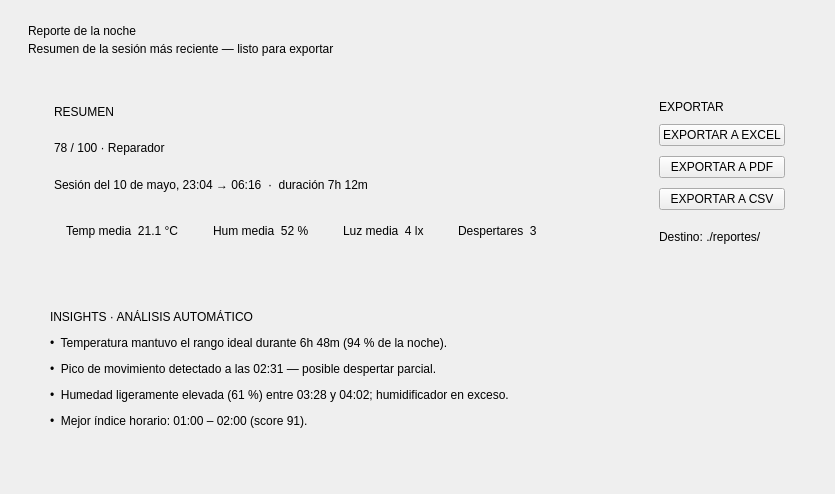
      <widget class="QWidget" name="pageReporte">
       <layout class="QVBoxLayout" name="repLayout">
        <property name="leftMargin"><number>28</number></property><property name="topMargin"><number>24</number></property>
        <property name="rightMargin"><number>28</number></property><property name="bottomMargin"><number>24</number></property>
        <property name="spacing"><number>22</number></property>

        <item>
         <layout class="QVBoxLayout"><property name="spacing"><number>4</number></property>
          <item><widget class="QLabel" name="lblRepTitle"><property name="text"><string>Reporte de la noche</string></property><property name="role" stdset="0"><string>pageH1</string></property></widget></item>
          <item><widget class="QLabel" name="lblRepSub"><property name="text"><string>Resumen de la sesión más reciente — listo para exportar</string></property><property name="role" stdset="0"><string>pageSub</string></property></widget></item>
         </layout>
        </item>

        <item>
         <layout class="QHBoxLayout" name="repTop"><property name="spacing"><number>22</number></property>
          <item>
           <widget class="QFrame" name="repResumen"><property name="role" stdset="0"><string>page-card</string></property>
            <layout class="QVBoxLayout"><property name="leftMargin"><number>26</number></property><property name="topMargin"><number>22</number></property><property name="rightMargin"><number>26</number></property><property name="bottomMargin"><number>22</number></property><property name="spacing"><number>14</number></property>
             <item><widget class="QLabel"><property name="text"><string>RESUMEN</string></property><property name="role" stdset="0"><string>cardTitle</string></property></widget></item>
             <item><widget class="QLabel" name="lblRepScore"><property name="text"><string>78 / 100 · Reparador</string></property><property name="role" stdset="0"><string>numBig</string></property></widget></item>
             <item><widget class="QLabel" name="lblRepFecha"><property name="text"><string>Sesión del 10 de mayo, 23:04 → 06:16  ·  duración 7h 12m</string></property><property name="role" stdset="0"><string>pageSub</string></property></widget></item>
             <item><spacer name="repSp1"><property name="orientation"><enum>Qt::Vertical</enum></property><property name="sizeType"><enum>QSizePolicy::Fixed</enum></property><property name="sizeHint" stdset="0"><size><width>20</width><height>8</height></size></property></spacer></item>
             <item><layout class="QHBoxLayout"><property name="spacing"><number>10</number></property>
              <item><widget class="QFrame"><property name="role" stdset="0"><string>chip</string></property><layout class="QHBoxLayout"><property name="leftMargin"><number>12</number></property><property name="topMargin"><number>6</number></property><property name="rightMargin"><number>12</number></property><property name="bottomMargin"><number>6</number></property><item><widget class="QLabel"><property name="text"><string>Temp media  21.1 °C</string></property><property name="role" stdset="0"><string>chipText</string></property></widget></item></layout></widget></item>
              <item><widget class="QFrame"><property name="role" stdset="0"><string>chip</string></property><layout class="QHBoxLayout"><property name="leftMargin"><number>12</number></property><property name="topMargin"><number>6</number></property><property name="rightMargin"><number>12</number></property><property name="bottomMargin"><number>6</number></property><item><widget class="QLabel"><property name="text"><string>Hum media  52 %</string></property><property name="role" stdset="0"><string>chipText</string></property></widget></item></layout></widget></item>
              <item><widget class="QFrame"><property name="role" stdset="0"><string>chip</string></property><layout class="QHBoxLayout"><property name="leftMargin"><number>12</number></property><property name="topMargin"><number>6</number></property><property name="rightMargin"><number>12</number></property><property name="bottomMargin"><number>6</number></property><item><widget class="QLabel"><property name="text"><string>Luz media  4 lx</string></property><property name="role" stdset="0"><string>chipText</string></property></widget></item></layout></widget></item>
              <item><widget class="QFrame"><property name="role" stdset="0"><string>chip</string></property><layout class="QHBoxLayout"><property name="leftMargin"><number>12</number></property><property name="topMargin"><number>6</number></property><property name="rightMargin"><number>12</number></property><property name="bottomMargin"><number>6</number></property><item><widget class="QLabel"><property name="text"><string>Despertares  3</string></property><property name="role" stdset="0"><string>chipText</string></property></widget></item></layout></widget></item>
              <item><spacer><property name="orientation"><enum>Qt::Horizontal</enum></property><property name="sizeHint" stdset="0"><size><width>40</width><height>20</height></size></property></spacer></item>
             </layout></item>
            </layout>
           </widget>
          </item>

          <item>
           <widget class="QFrame" name="repAcciones"><property name="role" stdset="0"><string>page-card</string></property><property name="maximumSize"><size><width>320</width><height>16777215</height></size></property>
            <layout class="QVBoxLayout"><property name="leftMargin"><number>22</number></property><property name="topMargin"><number>22</number></property><property name="rightMargin"><number>22</number></property><property name="bottomMargin"><number>22</number></property><property name="spacing"><number>10</number></property>
             <item><widget class="QLabel"><property name="text"><string>EXPORTAR</string></property><property name="role" stdset="0"><string>cardTitle</string></property></widget></item>
             <item><widget class="QPushButton" name="btnRepExcel"><property name="text"><string>EXPORTAR A EXCEL</string></property><property name="variant" stdset="0"><string>primary</string></property></widget></item>
             <item><widget class="QPushButton" name="btnRepPdf"><property name="text"><string>EXPORTAR A PDF</string></property><property name="variant" stdset="0"><string>ghost</string></property></widget></item>
             <item><widget class="QPushButton" name="btnRepCsv"><property name="text"><string>EXPORTAR A CSV</string></property><property name="variant" stdset="0"><string>ghost</string></property></widget></item>
             <item><spacer><property name="orientation"><enum>Qt::Vertical</enum></property><property name="sizeHint" stdset="0"><size><width>20</width><height>10</height></size></property></spacer></item>
             <item><widget class="QLabel" name="lblRepDest"><property name="text"><string>Destino: ./reportes/</string></property><property name="role" stdset="0"><string>pageSub</string></property></widget></item>
            </layout>
           </widget>
          </item>
         </layout>
        </item>

        <!-- Insights -->
        <item>
         <widget class="QFrame" name="repInsights"><property name="role" stdset="0"><string>page-card</string></property>
          <layout class="QVBoxLayout"><property name="leftMargin"><number>22</number></property><property name="topMargin"><number>22</number></property><property name="rightMargin"><number>22</number></property><property name="bottomMargin"><number>22</number></property><property name="spacing"><number>12</number></property>
           <item><widget class="QLabel"><property name="text"><string>INSIGHTS · ANÁLISIS AUTOMÁTICO</string></property><property name="role" stdset="0"><string>cardTitle</string></property></widget></item>
           <item><widget class="QLabel"><property name="text"><string>•  Temperatura mantuvo el rango ideal durante 6h 48m (94 % de la noche).</string></property><property name="wordWrap"><bool>true</bool></property></widget></item>
           <item><widget class="QLabel"><property name="text"><string>•  Pico de movimiento detectado a las 02:31 — posible despertar parcial.</string></property><property name="wordWrap"><bool>true</bool></property></widget></item>
           <item><widget class="QLabel"><property name="text"><string>•  Humedad ligeramente elevada (61 %) entre 03:28 y 04:02; humidificador en exceso.</string></property><property name="wordWrap"><bool>true</bool></property></widget></item>
           <item><widget class="QLabel"><property name="text"><string>•  Mejor índice horario: 01:00 – 02:00 (score 91).</string></property><property name="wordWrap"><bool>true</bool></property></widget></item>
          </layout>
         </widget>
        </item>

        <item><spacer name="repVSp"><property name="orientation"><enum>Qt::Vertical</enum></property><property name="sizeHint" stdset="0"><size><width>20</width><height>20</height></size></property></spacer></item>
       </layout>
      </widget>
